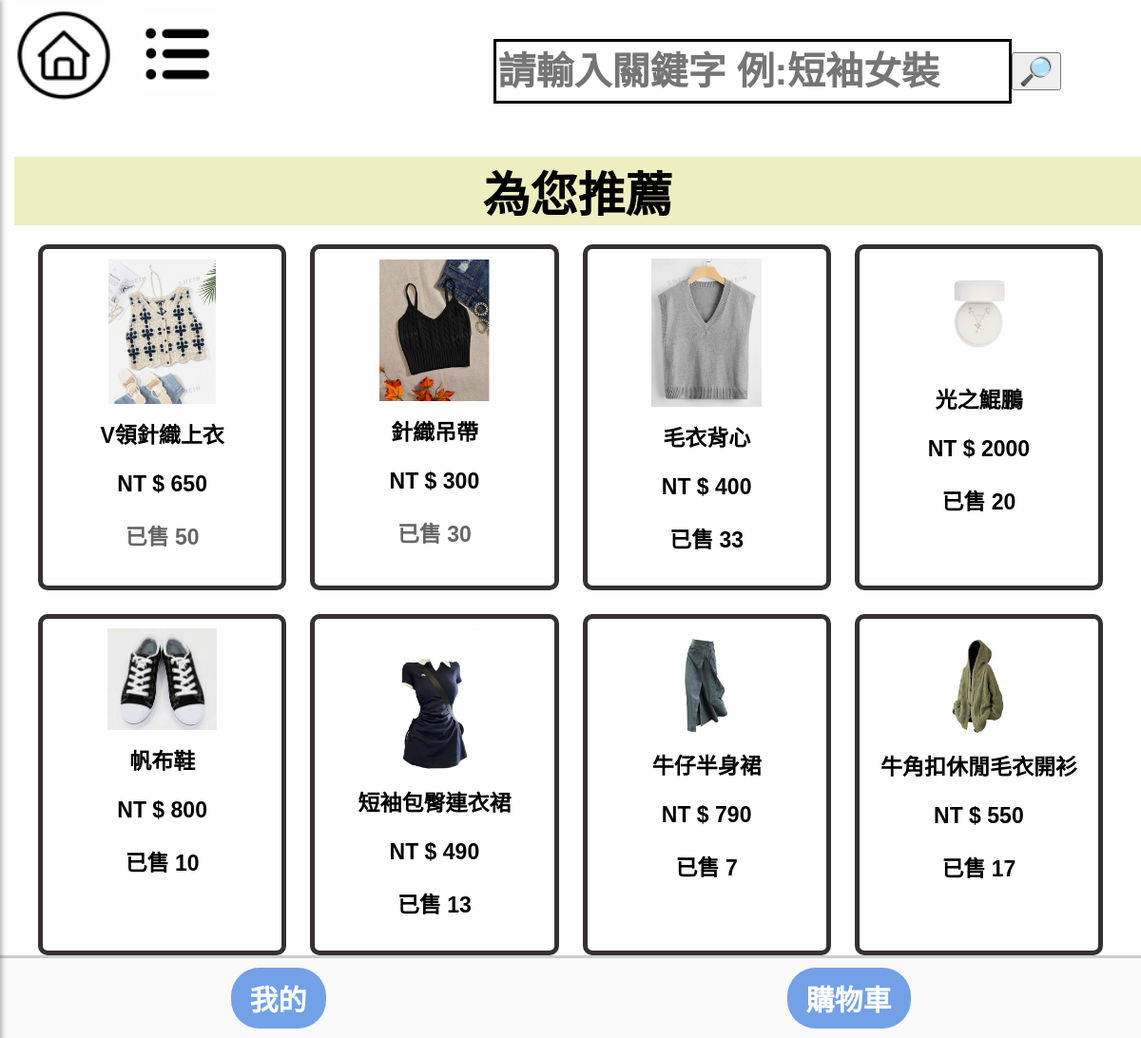
The app's page /, older data.
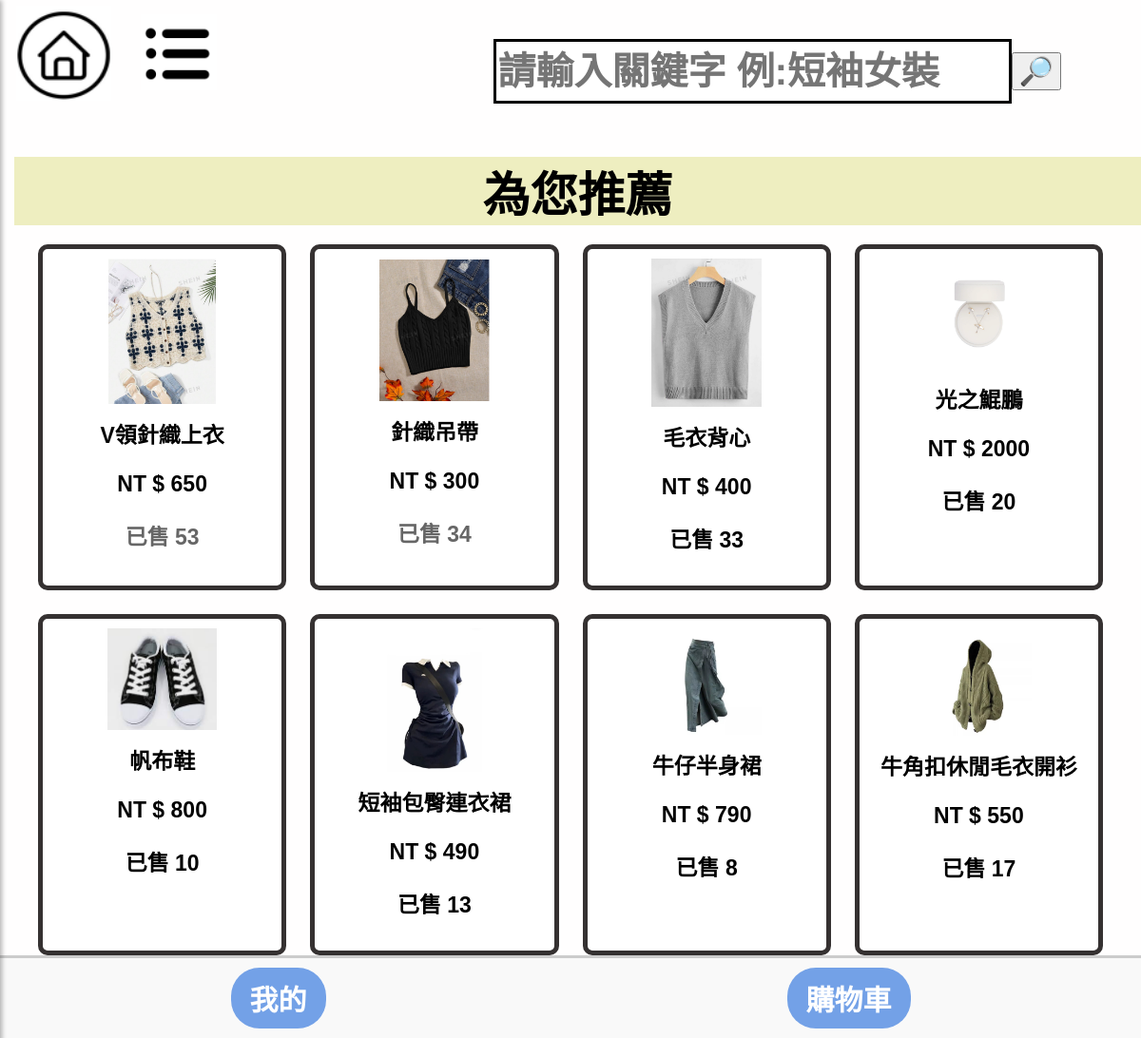
The same page, newer data.
### mysite/models.py (models this page shows, shortened)
class Product(models.Model):
    name = models.CharField(max_length=100)
    image = models.ImageField(upload_to='product_images/', default='default.jpg')  # 定義默認值
    price = models.CharField(max_length=20,default='0')
    color = models.CharField(max_length=20,default='商品顏色')
    description = models.TextField()
    quantity = models.IntegerField(default=0)
    category = models.CharField(max_length=10,default="man")

### mysite/views.py (the view)
# urls.py: 2. Add a URL to urlpatterns:  path('', views.home, name='home')
def home(request):
    items = Product.objects.all()
    return render(request, 'home.html', {'items': items})

### templates/home.html (shortened to what this page needs)
{% load static %}
<!DOCTYPE html>
<html lang="zh-Hant">
<head>
    <link rel="stylesheet" href="{% static 'css/main.css' %}">
</head>
<body>
    <div class="top">
        <div class="icon-box">
            <a href="{% url 'home' %}">
            <img id="house" src="{% static 'images/house.png' %}" alt="">
            </a>
            <img id="list-p" src="{% static 'images/list-p.png' %}" alt="">
        </div>
        <form method="POST" action="/search/">
            <div class="search-box">
                <input type="text" id="q" name="q" placeholder="請輸入關鍵字 例:短袖女裝">
                <button type="submit" style="font-family:微軟正黑體;font-weight:bolder;font-size:22pt;">&#x1F50E;</button>
            </div>
        </form>
    </div>
    {% block content %}
    <div class="product">
        <p id="foryou">為您推薦</p>
        <div class="fyp">
            {% for item in items %}
                {% if forloop.counter <= 8 %}
                    <div class="fyp-b">
                        {% if item.image %}
                            <img id="fyp-p" src="{{ item.image.url }}" alt="{{ item.name }}">
                        {% else %}
                            <p>No image available</p>
                        {% endif %}
                        <div class="fyp-1t">
                            <a href='/product/{{ item.id }}'>{{ item.name }}</a>
                            <p>NT $ {{ item.price }}</p>
                            <p id="sell{{ forloop.counter }}">已售 {{ item.quantity }}</p>
                        </div>
                    </div>
                {% endif %}
            {% endfor %}
        </div>
    </div>
    {% endblock %}
    <div class="list">
        <a href="{% url 'profile' %}"><button id="profile">我的</button></a>
        <a href="{% url 'shopcar' %}"><button id="car">購物車</button></a>
    </div>
</body>
</html>

Row changes from the older to the newer data that the page shows:
changed Product "V領針織上衣": quantity "50" → "53"
changed Product "針織吊帶": quantity "30" → "34"
changed Product "牛仔半身裙": quantity "7" → "8"
